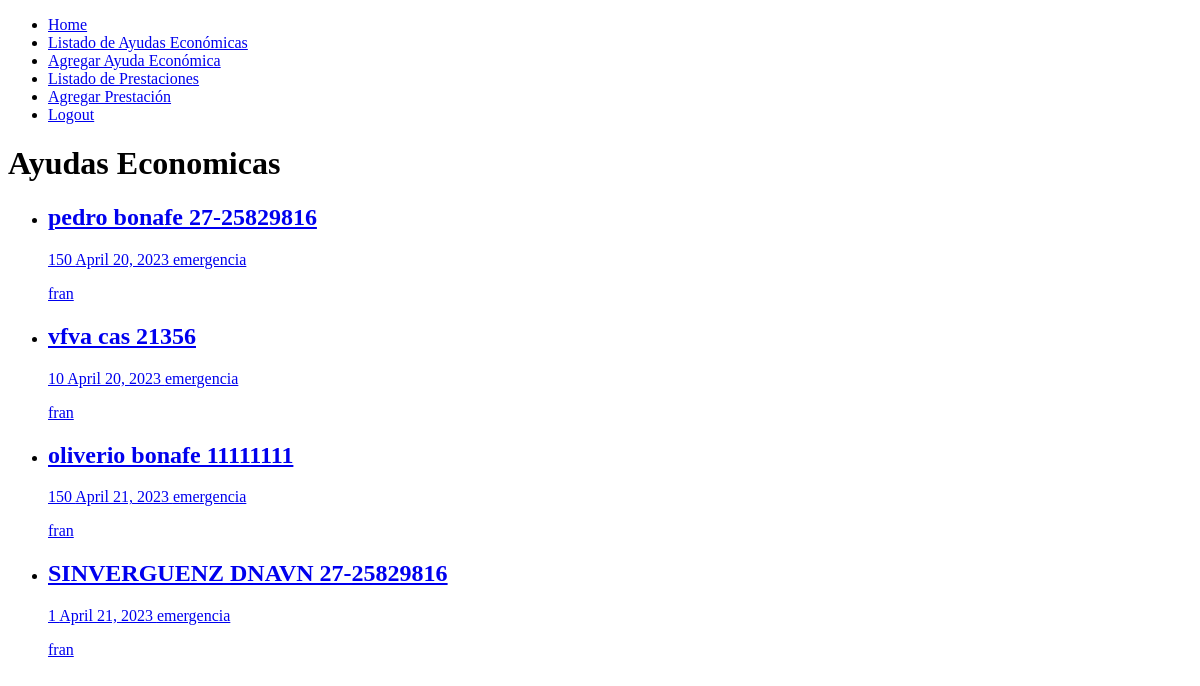
Page /ayudas/ (signed in) on the earlier database version.
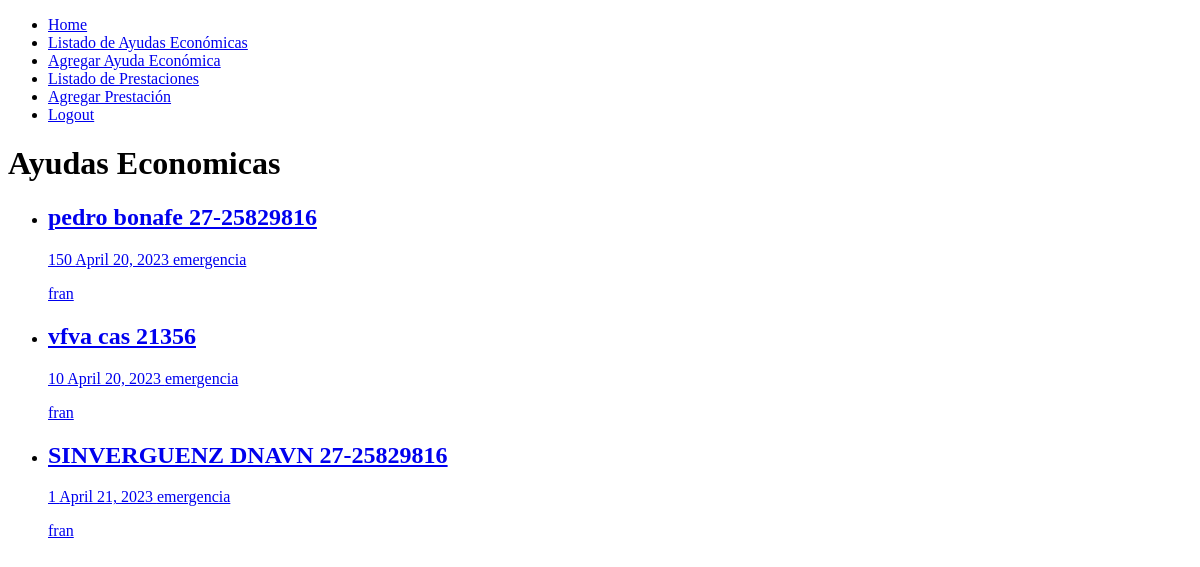
Same page on the later database version.
### appcargas/models.py (models this page shows, shortened)
class Ayudas_econ(models.Model):
    id_programa = models.ForeignKey(Proyect, on_delete= models.CASCADE,  default=1)
    id_beneficiario = models.ForeignKey(Personas, on_delete= models.CASCADE)
    monto = models.IntegerField()
    fecha = models.DateField(default=timezone.now)
    estado = models.CharField(max_length= 15, choices=ESTADOS_SOLICITUD, default= 'SOLICITADO')
    motivo = models.CharField(max_length= 20,
                              null=True,
                              blank=True,
                              default= 'emergencia')
    usuario_creador = models.ForeignKey(User,
                                        on_delete= models.SET("usuario eliminado"),
                                        null=True,
                                        blank=True,
                                        related_name= 'ayudas_economicas')

class Personas(models.Model):
    nombre = models.CharField(max_length=11, default= "no especificado", blank=True)
    apellido = models.CharField(max_length=12, default= "no especificado", blank=True)
    grupo_familiar = models.ForeignKey(Familias, on_delete= models.CASCADE)
    cuil = models.CharField(max_length=11)
    genero = models.CharField(max_length= 20)
    estado_civil = models.CharField(max_length= 1, choices=ESTADO_CIVIL_CHOICES)
    profesion = models.CharField(max_length= 20)
    Direccion = models.CharField(max_length= 50)
    Barrio = models.CharField(max_length= 20)
    discapacidad = models.BooleanField()
    usuario_creador = models.ForeignKey(User,
                                        on_delete= models.SET("usuario eliminado"),
                                        null=True,
                                        blank=True,
                                        related_name='personas_creadas')
    def __str__(self):
        return "{} {} {}".format(self.nombre, self.apellido, self.cuil)

### appcargas/views.py (the view)
# urls.py: path("ayudas/", views.listar_ayuda_economica, name= 'listado_ayudas'),
@login_required
def listar_ayuda_economica(request):
    ayudas = Ayudas_econ.objects.filter(usuario_creador=request.user)
    return render(request,
                  'ayudas_economicas.html',
                  {
                      'ayudas': ayudas
                  })

### appcargas/templates/ayudas_economicas.html
{% extends 'base_programas.html' %}
{% block content %}
<h1>
    Ayudas Economicas
</h1>
<ul>
    {% for ayuda in ayudas %}
    <li>
        <a href="{% url 'actualizar_ayudas' ayuda.id %}">
            <h2>{{ayuda.id_beneficiario}} </h2>
            <p>
                {{ayuda.monto}}
                {{ayuda.fecha}}
                {{ayuda.motivo}}
            </p>
            <p>
                {{ayuda.usuario_creador.username}}
            </p>
        </a>
    </li>
    {% endfor %}
</ul>
{% endblock %}

Differences in the rows shown:
removed Ayudas_econ: id_beneficiario "oliverio bonafe 11111111", monto "150", fecha "April 21, 2023", motivo "emergencia", usuario_creador.username "fran"
